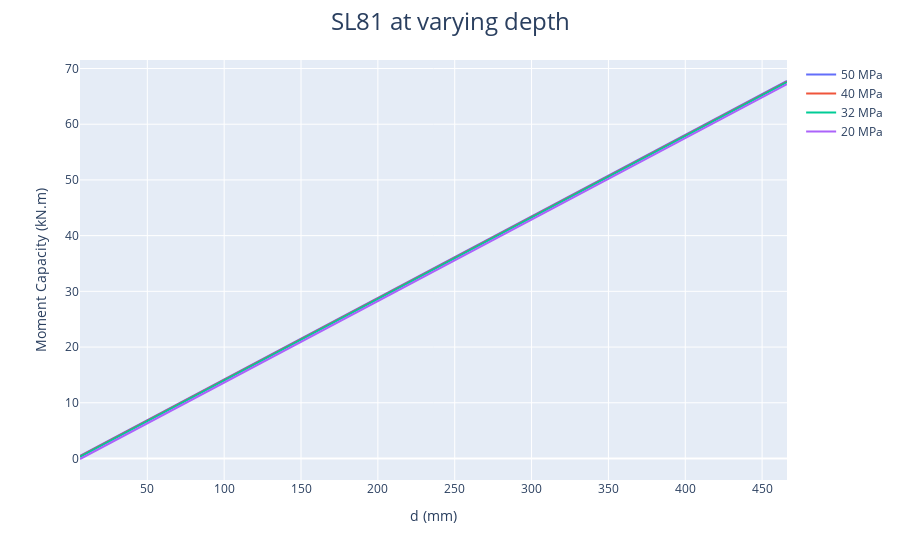

The code cell stored with this chart in its notebook:
### Markdown cell above
# Commented Example

### Code cell
# intialise and empty plotly plot
fig = px.line()

# outer loop will represent each line on graph
for fc in [50,40,32,20]:
    # intilize empty and x and y array to represent data for lines
    x = []
    y = []
    # inner loop will represent all the points on a line
    for D in range(30,500,20):
        # create conc class with parameters based on loops and other requirements
        conc = Concrete(D = D, fc = fc)

        # initialise y to be a value created off of the conc class
        # can be conc.deemed(), conc.shear() or conc.bending()
        y.append(conc.bending())

        # intilise x value to be a representation of the inner loop value, either
        # setting it to be the loop value or a related proportional value
        x.append(conc.d)
    
    # add line with the following code, name will be the name displayed in the legend
    # for the line and should be appropriate defined in relation to the outer loop
    fig.add_trace(go.Scatter(x=x,y=y, name = str(fc) + " MPa"))

# update title and axes titles for the graph
fig.update_layout(
        title={'text': "SL81 at varying depth", 'x': 0.5},
        title_font_size=24,
        showlegend=True,
        hovermode='x')
fig.update_xaxes(title_text='d (mm)')
fig.update_yaxes(title_text='Moment Capacity (kN.m)')

# show graph
fig.show()

# save graph (optional)
# fig.write_image("./SL81_Bending.png")
# fig.write_html("./SL81_Bending.html")

### Figure 1 — Plotly figure (JSON) as saved in the notebook; plotly's stock layout.template omitted (floating-point values rounded to 4 significant figures)
{"data": [{"name": "50 MPa", "type": "scatter", "x": [6.2, 26.2, 46.2, 66.2, 86.2, 106.2, 126.2, 146.2, 166.2, 186.2, 206.2, 226.2, 246.2, 266.2, 286.2, 306.2, 326.2, 346.2, 366.2, 386.2, 406.2, 426.2, 446.2, 466.2], "y": [0.4822, 3.407, 6.332, 9.257, 12.18, 15.11, 18.03, 20.96, 23.88, 26.81, 29.73, 32.66, 35.58, 38.51, 41.43, 44.36, 47.28, 50.21, 53.13, 56.06, 58.98, 61.91, 64.83, 67.76]}, {"name": "40 MPa", "type": "scatter", "x": [6.2, 26.2, 46.2, 66.2, 86.2, 106.2, 126.2, 146.2, 166.2, 186.2, 206.2, 226.2, 246.2, 266.2, 286.2, 306.2, 326.2, 346.2, 366.2, 386.2, 406.2, 426.2, 446.2, 466.2], "y": [0.3861, 3.311, 6.236, 9.161, 12.09, 15.01, 17.94, 20.86, 23.79, 26.71, 29.64, 32.56, 35.49, 38.41, 41.34, 44.26, 47.19, 50.11, 53.04, 55.96, 58.89, 61.81, 64.74, 67.66]}, {"name": "32 MPa", "type": "scatter", "x": [6.2, 26.2, 46.2, 66.2, 86.2, 106.2, 126.2, 146.2, 166.2, 186.2, 206.2, 226.2, 246.2, 266.2, 286.2, 306.2, 326.2, 346.2, 366.2, 386.2, 406.2, 426.2, 446.2, 466.2], "y": [0.2657, 3.191, 6.116, 9.041, 11.97, 14.89, 17.82, 20.74, 23.67, 26.59, 29.52, 32.44, 35.37, 38.29, 41.22, 44.14, 47.07, 49.99, 52.92, 55.84, 58.77, 61.69, 64.62, 67.54]}, {"name": "20 MPa", "type": "scatter", "x": [6.2, 26.2, 46.2, 66.2, 86.2, 106.2, 126.2, 146.2, 166.2, 186.2, 206.2, 226.2, 246.2, 266.2, 286.2, 306.2, 326.2, 346.2, 366.2, 386.2, 406.2, 426.2, 446.2, 466.2], "y": [-0.09649, 2.829, 5.754, 8.679, 11.6, 14.53, 17.45, 20.38, 23.3, 26.23, 29.15, 32.08, 35.0, 37.93, 40.85, 43.78, 46.7, 49.63, 52.55, 55.48, 58.4, 61.33, 64.25, 67.18]}], "layout": {"hovermode": "x", "legend": {"tracegroupgap": 0}, "margin": {"t": 60}, "showlegend": true, "title": {"font": {"size": 24}, "text": "SL81 at varying depth", "x": 0.5}, "xaxis": {"anchor": "y", "domain": [0, 1], "title": {"text": "d (mm)"}}, "yaxis": {"anchor": "x", "domain": [0, 1], "title": {"text": "Moment Capacity (kN.m)"}}}}
